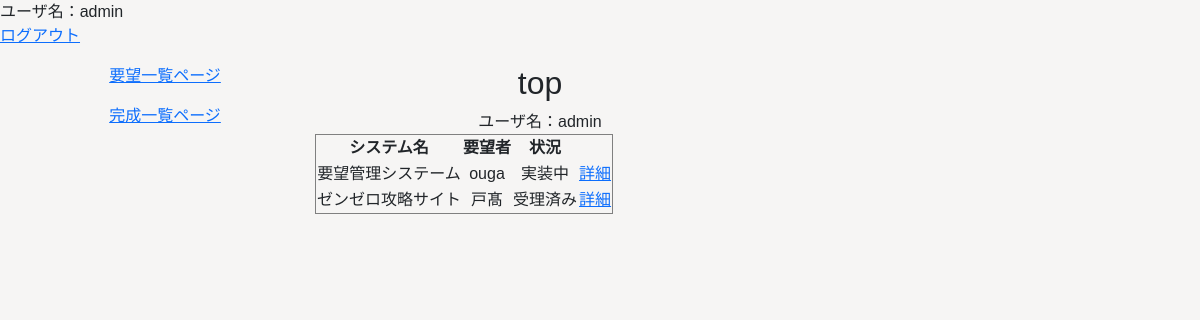
Page / (signed in) on the earlier database version.
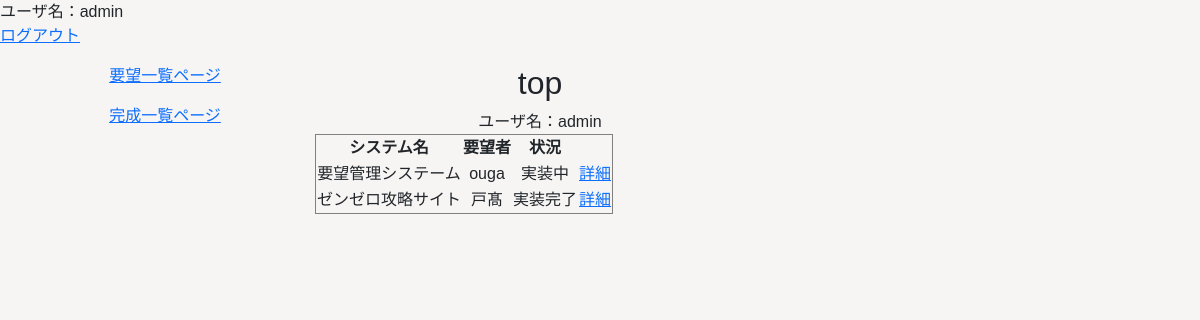
Same page on the later database version.
### Management/models.py (models this page shows, shortened)
class Request(models.Model):
    request_id = models.AutoField(primary_key=True)
    name = models.CharField(max_length=100, null=False, blank=False)
    system_name = models.CharField(max_length=100, null=False, blank=False, default='default')
    system_overview = models.CharField(max_length=1000, null=False, blank=False, default='default')
    mail = models.EmailField(max_length=100, null=False, blank=False)
    date = models.DateField(auto_now_add=True, null=False, blank=False)
    status = models.IntegerField(default=0)

### Management/views.py (the view)
# urls.py: path("", views.top, name="top"),
@login_required
def top(request):
    template = loader.get_template("Management/top.html")
    data_list = Request.objects.all()
    context = {
        "data_list":data_list,
        "user":request.user,
    }
    return HttpResponse(template.render(context, request))

### Management/templates/Management/top.html (shortened to what this page needs)
{% extends 'Management/base.html' %}
{% block contents %}
<body>
    <h2>top</h2>
    <div>
        ユーザ名：{{ user }}
    </div>
    <div>
        <table border="1">
            <tr>
                <th>システム名</th>
                <th>要望者</th>
                <th>状況</th>
                <th></th>
            </tr>
            {% for data in data_list %}
            <tr>
                <td>{{ data.system_name }}</td>
                <td>{{ data.name }}</td>
                <td>
                {% if data.status == 0 %}
                    受理済み
                {% elif data.status == 1 %}
                    実装中
                {% else %}
                    実装完了
                {% endif %}
                </td>
                <td>
                <a href="/detail/{{ data.request_id}} ">詳細</a>
                </td>
            </tr>
            {% endfor %}
        </table>
    </div>
</body>
{% endblock %}

Differences in the rows shown:
changed Request "ゼンゼロ攻略サイト": status "受理済み" → "実装完了"
